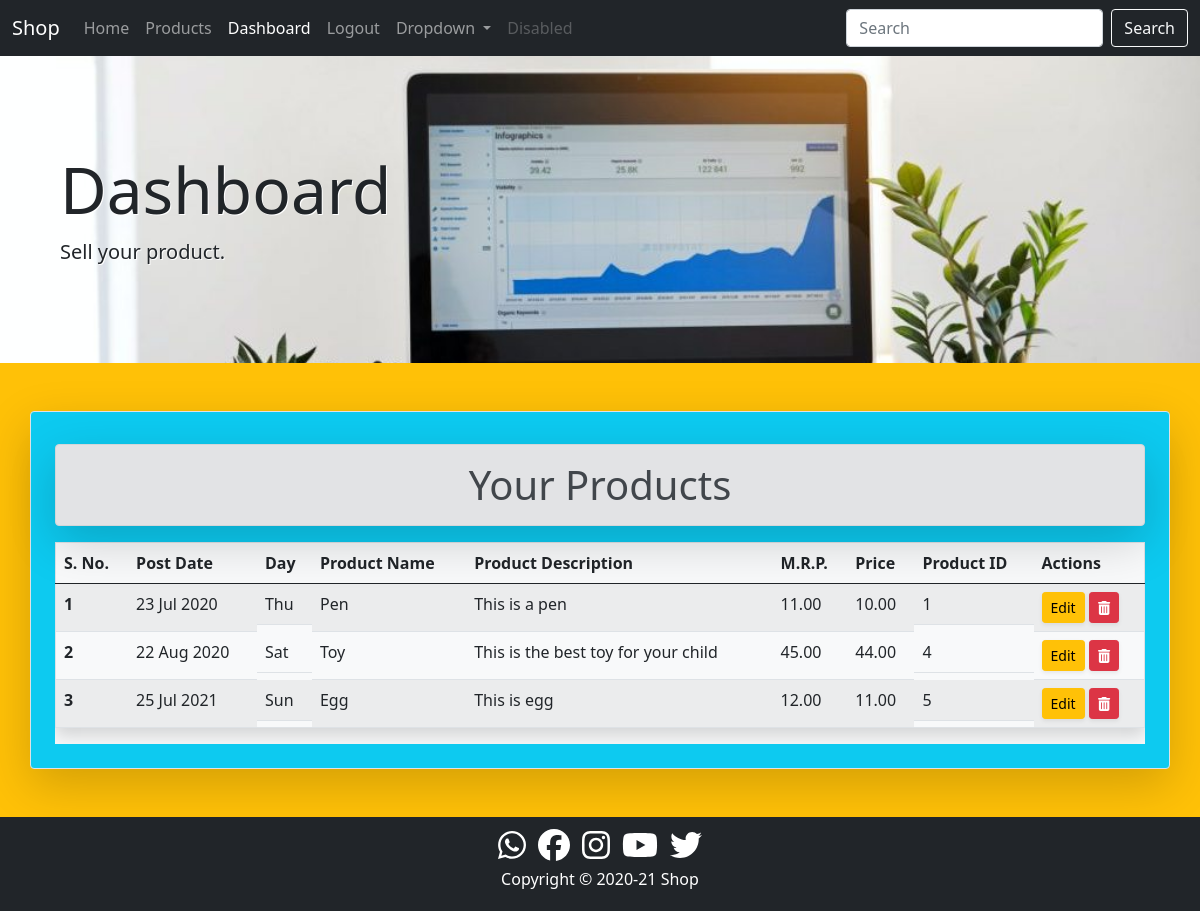
The app's page /dashboard/ (signed in) with its own data.
### product/models.py (models this page shows, shortened)
class Product(models.Model):
    seller=models.ForeignKey(User,on_delete=models.CASCADE)
    title=models.CharField(max_length=50)
    date=models.DateField()
    description=models.TextField(max_length=500)
    mrp=models.DecimalField(decimal_places=2,max_digits=7)
    selling_price=models.DecimalField(decimal_places=2,max_digits=7)
    location=models.CharField(max_length=50)

### core/views.py (the view)
# urls.py: path('dashboard/', views.DashboardView.as_view(),name='dashboard'),
@method_decorator(user_passes_test(lambda u: Group.objects.get(name='seller') in u.groups.all()),name='dispatch')
class DashboardView(ListView):
    model=Product
    template_name='core/dashboard.html'
    context_object_name='products'
    def get_queryset(self):
        return Product.objects.filter(seller=self.request.user)
    def get_context_data(self, **kwargs):
        context=super().get_context_data(**kwargs)
        context['dashboard_active']='active'
        context['dashboard_disabled']='disabled'
        return context

### core/templates/core/dashboard.html (shortened to what this page needs)
{% extends 'core/base.html' %}
{% block content %}
<div class="container-fluid p-5 dashboard shadow-lg">
    <div class="container my-5">
        <div>
            <h1 class="display-3">Dashboard</h1>
        </div>
        <div class="lead">
            <p>Sell your product.</p>
        </div>
    </div>
</div>
<div class="container-fluid bg-warning py-5">
    <div class="container p-4 shadow-lg border rounded bg-info">
        <h1 class="alert alert-secondary text-center mt-2 shadow-lg">Your Products</h1>
        {% if products %}
        <div class="table-responsive content-center-justify bg-light">
            <table class="table table-hover table-striped border shadow">
                <thead>
                    <tr>
                        <th scope="col">S. No.</th>
                        <th scope="col">Post Date</th>
                        <th scope="col" class="d-none d-sm-block">Day</th>
                        <th scope="col">Product Name</th>
                        <th scope="col">Product Description</th>
                        <th scope="col">M.R.P.</th>
                        <th scope="col">Price</th>
                        <th scope="col" class="d-none d-sm-block">Product ID</th>
                        <th scope="col">Actions</th>
                    </tr>
                </thead>
                <tbody>
                    {% for product in products %}
                    <tr>
                        <th scope="row">{{forloop.counter }}</th>
                        <td>{{product.date|date:"d M Y"}}</td>
                        <td class="d-none d-sm-block">{{product.date|date:"D"}}</td>
                        <td>{{product.title|capfirst}}</td>
                        <td>{{product.description|capfirst}}</td>
                        <td>{{product.mrp}}</td>
                        <td>{{product.selling_price}}</td>
                        <td class="d-none d-sm-block">{{product.id}}</td>
                        <td>
                            <a class="btn btn-sm btn-warning shadow-sm" href="#">Edit</a>
                            <a class="btn btn-sm btn-danger shadow-sm" href="#"><i class="fas fa-trash-alt"></i></a>
                        </td>
                    </tr>
                    {% endfor %}
                </tbody>
            </table>
        </div>
        {% else %}
        <h4 class="text-center alert alert-warning shadow" style="font-size:2.5vw">products not found</h4>
        {% endif %}
    </div>
</div>
{% endblock content %}

### core/static/core/css/style.css (style rules this page uses)
.dashboard { background-image: url("../images/dashboard.jpg"); background-color: dimgrey; background-size: cover; height: 100%; text-shadow: 1px 1px white; }

### records on screen
Product: date "23 Jul 2020", date "Thu", title "Pen", description "This is a pen", mrp "11.00", selling_price "10.00", id "1"
Product: date "22 Aug 2020", date "Sat", title "Toy", description "This is the best toy for your child", mrp "45.00", selling_price "44.00", id "4"
Product: date "25 Jul 2021", date "Sun", title "Egg", description "This is egg", mrp "12.00", selling_price "11.00", id "5"
